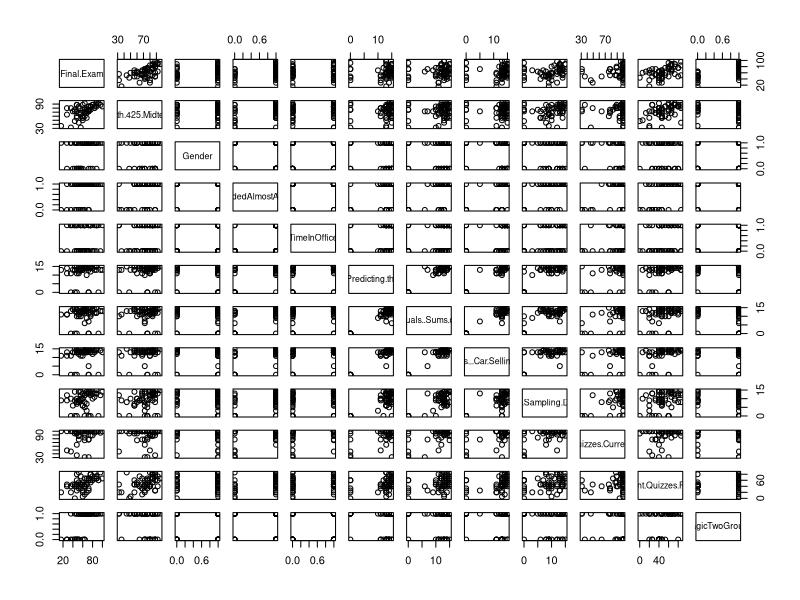
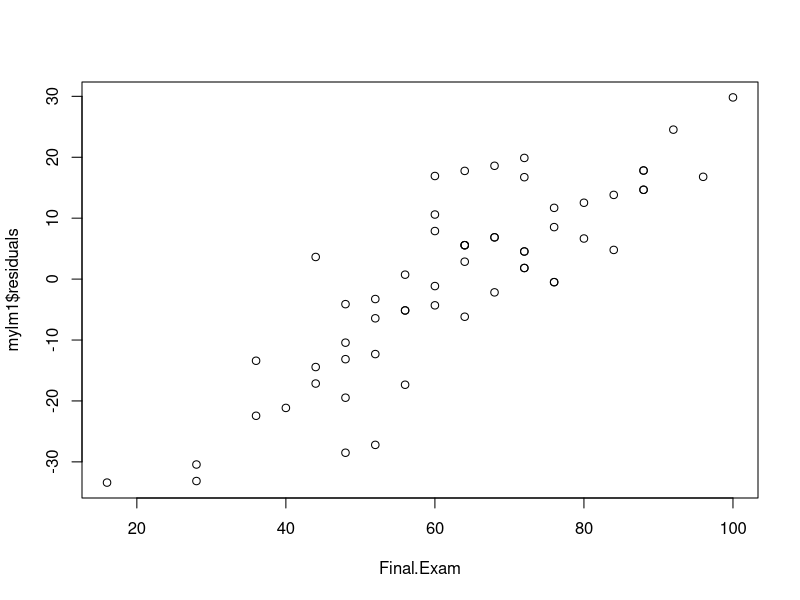
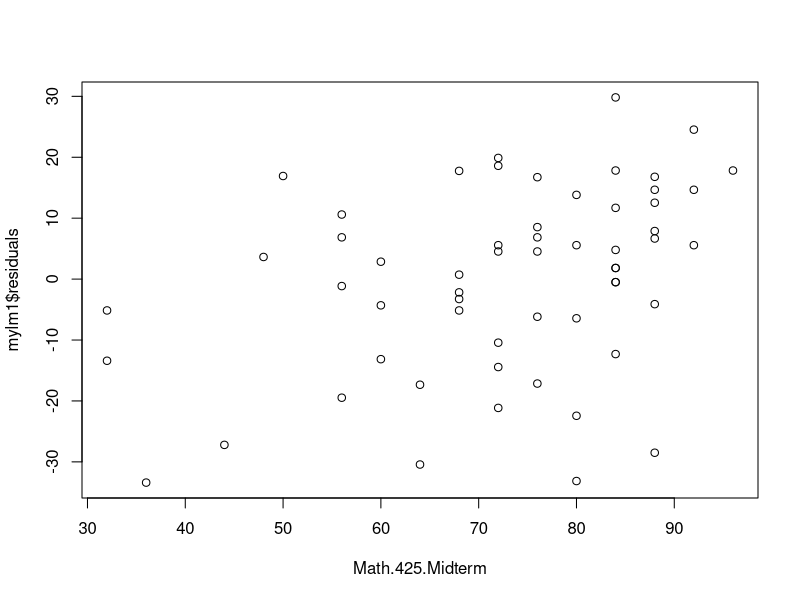
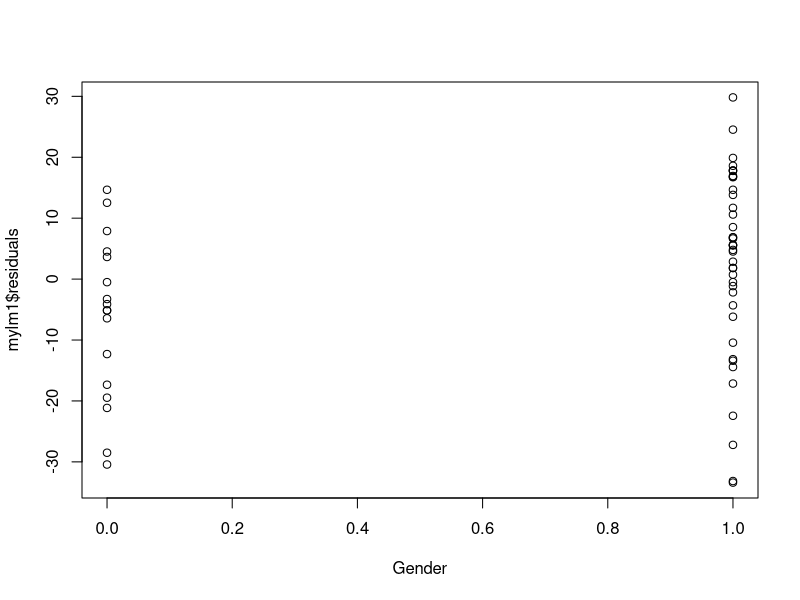
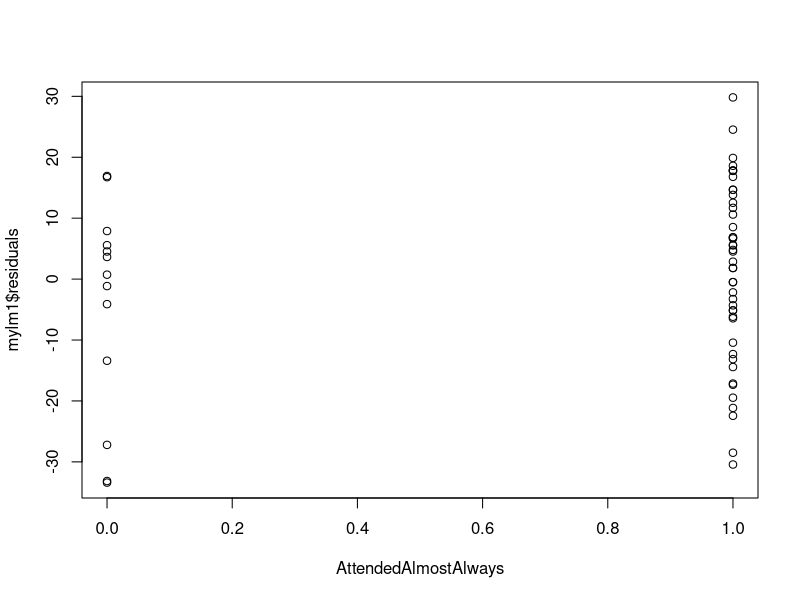
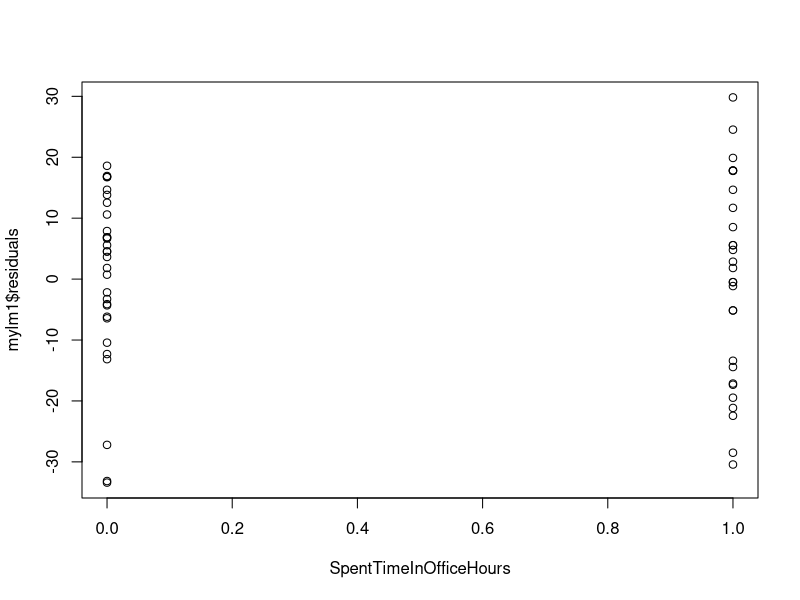
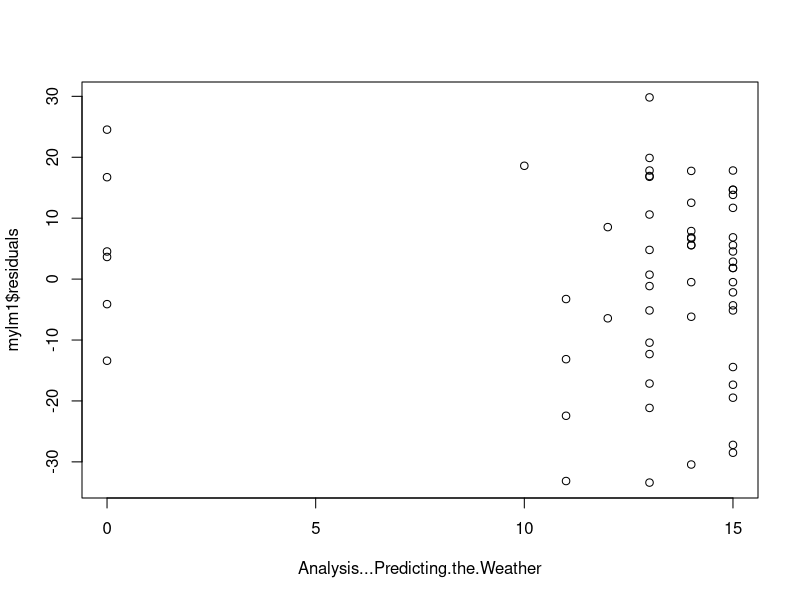
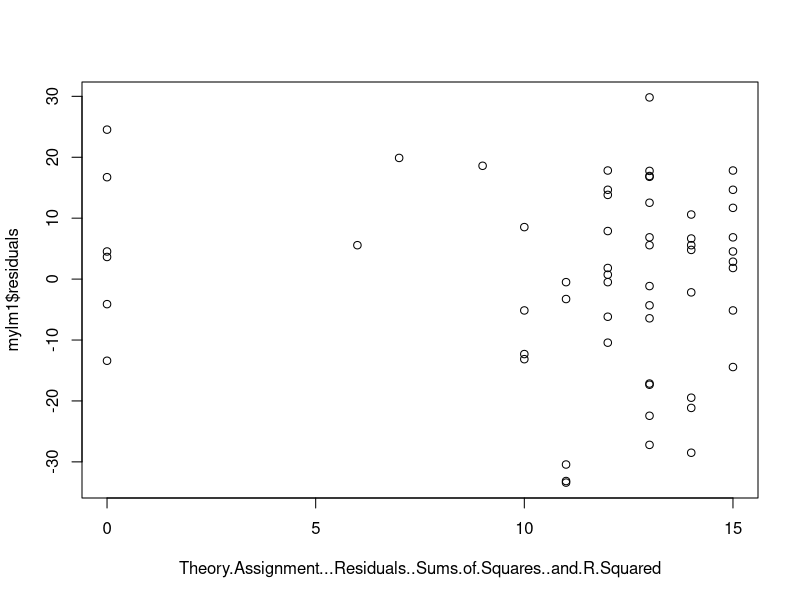

R code for these plots, in order:
## ---- chunk 1
knitr::opts_chunk$set(echo = TRUE)
## ---- chunk 2
library(tidyverse)

dat1 <- read_csv("./Math425PastGrades.csv") %>% 
  select(-c(Section)) %>% 
  mutate(Gender = case_when(
    Gender == "F" ~ 0,
    Gender == "M" ~ 1
  ),
  AttendedAlmostAlways = case_when(
    AttendedAlmostAlways == "Y" ~ 1,
    AttendedAlmostAlways == "N" ~ 0
  ),
  SpentTimeInOfficeHours = case_when(
    SpentTimeInOfficeHours == "N" ~ 0,
    SpentTimeInOfficeHours == "Y" ~ 1
  ),
  MagicTwoGroups = case_when(
    MagicTwoGroups == 1 ~ 0,
    MagicTwoGroups == 2 ~ 1
  )) %>% 
    mutate_all(funs(as.integer(str_replace(., "EX", "0")))) %>%  
    select(-c(ClassActivitiesCompletedPerfectly, SkillsQuizzesCompletedPerfectly))
## ---- chunk 3
pairs(dat1)
## ---- chunk 4
mylm1 <- lm(Final.Exam~Assessment.Quizzes.Final.Score, data = dat1)
summary(mylm1)

plot(mylm1$residuals~ ., data = na.omit(dat1))

mylm2 <- lm(Final.Exam~Assessment.Quizzes.Final.Score + MagicTwoGroups + Assessment.Quizzes.Final.Score:MagicTwoGroups, data = dat1)
summary(mylm2)

dat1 %>% 
  ggplot(aes(Assessment.Quizzes.Final.Score, Final.Exam, color = as.factor(MagicTwoGroups)))+
  geom_point()

plot(mylm2$residuals~ ., data = na.omit(dat1))
## ---- chunk 5
mylm3 <- lm(Final.Exam~Math.425.Midterm +  MagicTwoGroups, data = dat1)
summary(mylm3)

dat1 %>% 
  ggplot(aes(Math.425.Midterm, Final.Exam, color = as.factor(MagicTwoGroups)))+
  geom_point()

plot(mylm3$residuals~ ., data = na.omit(dat1))
## ---- chunk 6
dat1 %>% arrange(desc(Math.425.Midterm))
